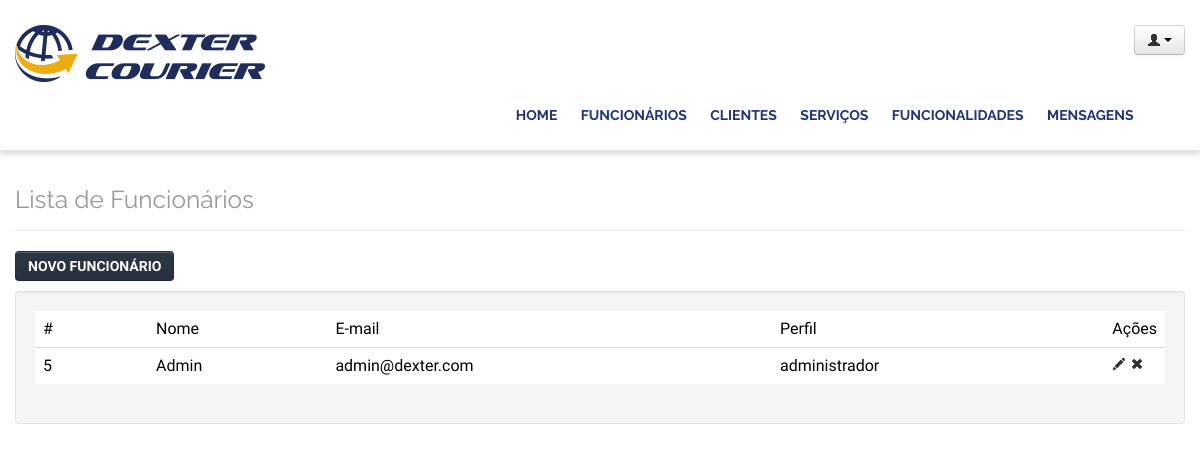
/752/files/web02/dexter/admin/funcionarios.php (signed in), run on the app's committed database.
### tables this page shows
CREATE TABLE `funcionarios` (
  `id` int(11) NOT NULL AUTO_INCREMENT,
  `nome` varchar(200) DEFAULT NULL,
  `email` varchar(200) DEFAULT NULL,
  `senha` varchar(100) DEFAULT NULL,
  `prf_id` int(11) DEFAULT NULL,
  `ip` varchar(2) DEFAULT NULL,
  PRIMARY KEY (`id`)
);

CREATE TABLE `perfis` (
  `id` int(11) NOT NULL AUTO_INCREMENT,
  `nome` varchar(30) DEFAULT NULL,
  `ip` varchar(2) DEFAULT NULL,
  PRIMARY KEY (`id`)
);

### 752/files/web02/dexter/include/banco.php (called while the page is built, shortened)
<?php
	function listar($tabela, $campos = "*", $onde=null, $filtro=null, $ordem=null, $limite=null){
		$sql = "select $campos from $tabela";
		$registros = [];
		$query = mysql_query($sql) or die("MySQL error:".mysql_error());
    	while($registro = mysql_fetch_array($query)){
		    $registros[] = $registro;
		}
		return $registros;
	}
	function ver($tabela, $onde, $campos = "*"){
			$sql = "select $campos from $tabela where $onde";
			$query = mysql_query($sql) or die("MySQL error:".mysql_error());
			return mysql_fetch_array($query);
	}

### 752/files/web02/dexter/admin/funcionarios.php (the view, shortened to what this page needs)
    <header class="header">
           <?php require 'topo.php';require 'checkLogin.php'; ?>
    </header>
    <div class="container">
    <div class="row">
    <div class="span12" style="margin-top:20px">
        <legend class="title">
            <h3>Lista de Funcionários</h3>
        </legend>
        <div class="btn-toolbar">
            <a href="incluirFuncionario.php"><button class="btn btn-primary">Novo Funcionário</button></a>
        </div>
        <div class="well">
            <table width="100%" class="table">
                <col style="width:10%">
                <thead>
                    <tr class="bold">
                        <td>#</td>
                        <td>Nome</td>
                        <td>E-mail</td>
                        <td>Perfil</td>
                        <td style="width: 36px;">Ações</td>
                    </tr>
                     <?php
						 $registros = listar( 'funcionarios' );
						 foreach( $registros as $registro ) {
					 ?>
							  <tr class="bold">
                        <td><?php echo $registro['id'] ?></td>
                        <td><?php echo $registro['nome'] ?></td>
                        <td><?php echo $registro['email'] ?></td>
                        <td>
							<?php
								$nome_perfil = ver( 'perfis', " id = '{$registro['prf_id']}'","nome");
								echo $nome_perfil['nome'];
							?>
					   </td>
                        <td style="width: 36px;">
									<a href="alterarFuncionario.php?id=<?php echo $registro['id'] ?>">
									 <i class="icon-pencil"></i></a>
									<a href="excluirFuncionario.php?id=<?php echo $registro['id'] ?>">
									 <i class="icon-remove"></i></a>
								</td>
                       </tr>
						 <?php } ?>
                </thead>
            </table>
        </div>
    </div>
</div>
</div>
</body>
</html>

### 752/files/web02/dexter/include/css/style.css (style rules this page uses)
body { margin: 0; padding: 0; background: #F5F5F5; color: #555; font-family: 'Open Sans', sans-serif; font-weight: 300; }
.container { width:980px; margin: 0 auto; display: block; }
.header { width: 100%; background-color: white; padding: 15px; overflow: hidden; box-sizing: border-box; -webkit-box-shadow: 0 5px 5px rgba(0,0,0,.12); -moz-box-shadow: 0 5px 5px rgba(0,0,0,.12); box-shadow: 0 5px 5px rgba(0,0,0,.12); }
.title { font-family: 'Raleway', sans-serif; }
.title h3 { font-weight: normal; color: #999; }
.btn { background-color: #1f3574; text-transform: uppercase; color: #fff; text-decoration: none; padding: 10px 25px; font-weight: 700; border:0; font-size: 1em; }

### data on the page
funcionarios: id "5", nome "Admin", email "admin@dexter.com", perfis.nome "administrador"
